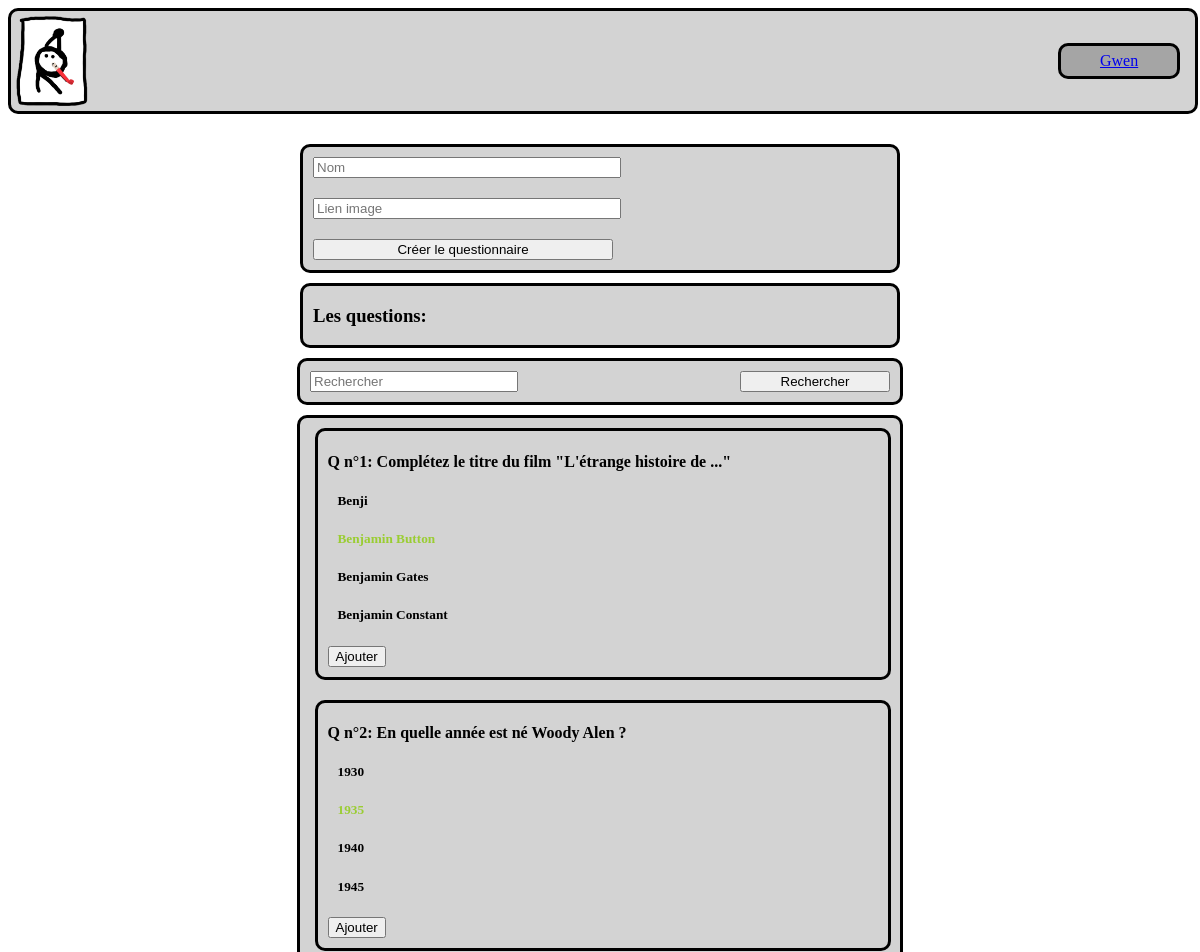
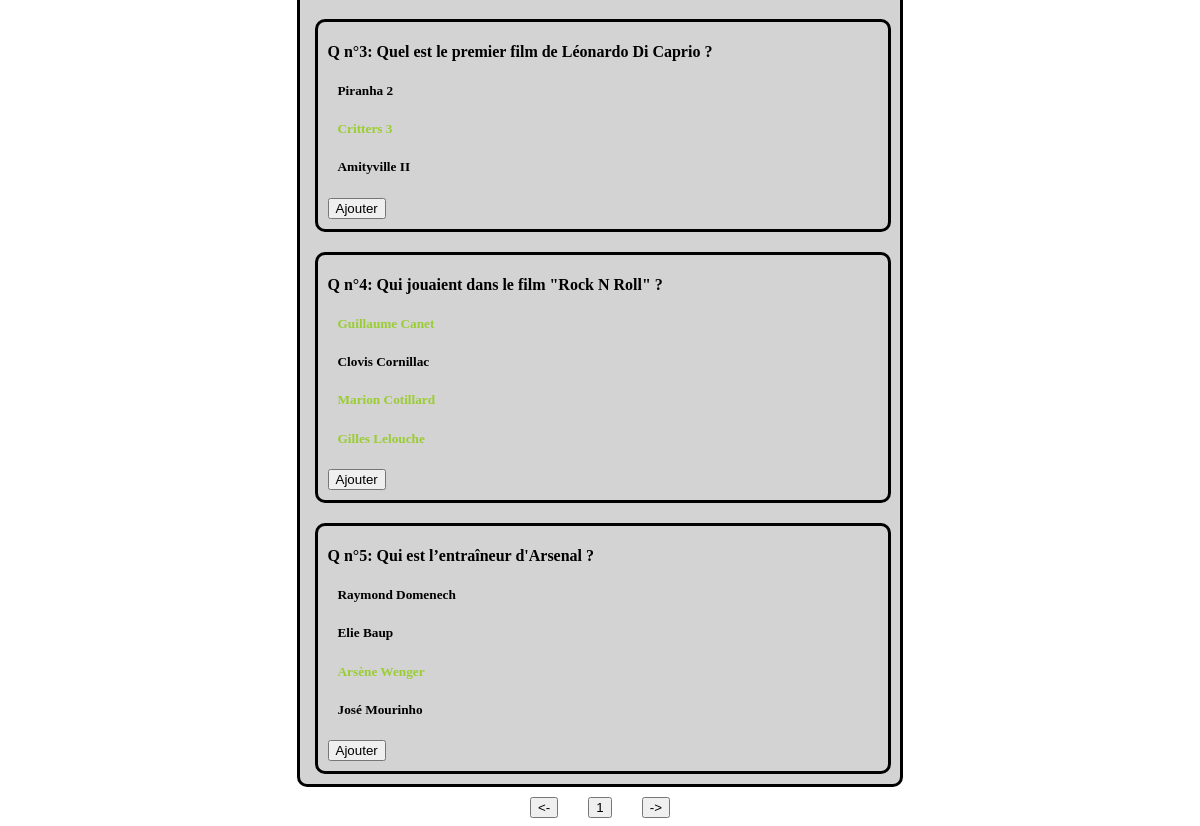
Page /PHP/creerQuestionnaire.php (signed in) on the committed database (2 pictures, top to bottom).
### tables this page shows
CREATE TABLE IF NOT EXISTS `question` (
  `idQuestion` int(11) NOT NULL AUTO_INCREMENT,
  `libelleQuestion` varchar(100) NOT NULL,
  `type` int(11) NOT NULL,
  `nbReponse` int(11) NOT NULL,
  `nbBonneReponse` int(11) NOT NULL,
  `cheminImgQuestion` varchar(255) DEFAULT NULL,
  PRIMARY KEY (`idQuestion`)
);

CREATE TABLE IF NOT EXISTS `questionreponse` (
  `idQuestion` int(11) NOT NULL,
  `idReponse` int(11) NOT NULL,
  `ordre` int(11) NOT NULL,
  `bonne` int(11) NOT NULL,
  PRIMARY KEY (`idQuestion`,`idReponse`),
  KEY `idReponse` (`idReponse`)
);

CREATE TABLE IF NOT EXISTS `reponse` (
  `idReponse` int(11) NOT NULL AUTO_INCREMENT,
  `valeur` text NOT NULL,
  `cheminImage` varchar(1000) NOT NULL DEFAULT '',
  PRIMARY KEY (`idReponse`)
);

### PHP/creerQuestionnaire.php (the view, shortened to what this page needs)
<!DOCTYPE html>
<html lang="fr">
<head>
    <link rel="stylesheet" href="../CSS/creerQuestionnaire.css">
</head>
<body>
    <?php
    include "./cnx.php";
    $pageAct = 1;
    $questions = $cnx->prepare("SELECT idQuestion, libelleQuestion, type, nbReponse, nbBonneReponse, cheminImgQuestion
                                FROM question
                                LIMIT 0, 5");
    $questions->execute();
    ?>
    <div id="head">
        <div id="divLogo">
            <a href="./accueil.php"><img id="imgLogo" src="../MEDIAS/logoContour.png"></a>
        </div>
        <div id="divProfil">
            <a href="./profil.php?idU=".<?php $_SESSION["idU"]?>><?php echo $_SESSION["loginU"]; ?></a>
        </div>
    </div>
    <div id="divCreerQuestionnaire">
        <form id="frmQuestionnaire" action="./creerQuestionnaire.php" method="get">
            <div id="divQuestionnaire">
                <input required class="inputQuestionnaire" type="text" name="nom" placeholder="Nom">
                <input required class="inputQuestionnaire" type="text" name="lienimage" placeholder="Lien image">
                <input class="inputQuestionnaire" type="submit" value="Créer le questionnaire">
            </div>
            <div id="divQuestionsQuestionnaire">
                <h3>Les questions: </h3>
            </div>
        </form>
        <div id="divRecherche">
            <input type="text" name="recherche" id="inputRecherche" placeholder="Rechercher">
            <input type="button" value="Rechercher" id="btnRecherche">
        </div>
        <div id="divQuestions">
            <?php
                foreach($questions->fetchAll(PDO::FETCH_ASSOC) as $ligne){
                    $reponses = $cnx->prepare("SELECT reponse.valeur, questionreponse.bonne
                                                FROM reponse, questionreponse
                                                WHERE questionreponse.idQuestion = :idQuestion
                                                AND questionreponse.idReponse = reponse.idReponse");
                    $reponses->bindValue(":idQuestion", $ligne["idQuestion"], PDO::PARAM_INT);
                    $reponses->execute();
                    echo "<div class='divQuestion'>";
                        echo "<h4>Q n°".$ligne["idQuestion"].": ".$ligne["libelleQuestion"]."</h4>";
                        foreach($reponses->fetchAll(PDO::FETCH_ASSOC) as $ligne2){
                            if($ligne2["bonne"] == 1){
                                $bonne = "class='bonne'";
                            }
                            else{
                                $bonne = "";
                            }
                            echo "<h5 ".$bonne.">".$ligne2["valeur"]."</h5>";
                        }
                        echo "<input id='".$ligne["idQuestion"]."' class='btn' type='button' value='Ajouter'>";
                    echo "</div>";
                }
            ?>
        </div>
        <div id="divBtnsPages">
            <input type="button" value="<-" id="btnPagePre">
            <input id="btnNb" type="button" value="<?php echo $pageAct; ?>">
            <input type="button" value="->" id="btnPageSui">
        </div>
    </div>
</body>
</html>

### CSS/creerQuestionnaire.css (style rules this page uses)
#head { display: flex; height: 100px; background-color: lightgray; width: 100%; align-items: center; border-radius: 10px; border: black solid; }
#divLogo { height: 90px; width: 90%; margin-left: 5px; }
#imgLogo { height: 90px; }
#divProfil { background-color: rgb(165, 165, 165); width: 10%; display: flex; flex-direction: row-reverse; align-items: center; justify-content: center; margin-right: 15px; height: 30px; border-radius: 10px; border: black solid; }
#divCreerQuestionnaire { display: flex; justify-content: center; width: 100%; flex-direction: column; align-items: center; }
#frmQuestionnaire { display: flex; flex-direction: column; width: 600px; margin-top: 30px; }
#divQuestionnaire { background-color: lightgray; border: black solid; border-radius: 10px; display: flex; flex-direction: column; }
.inputQuestionnaire { width: 300px; margin-left: 10px; margin-top: 10px; margin-bottom: 10px; }
#divQuestionsQuestionnaire,#divRecherche,#divQuestions { border: solid black; border-radius: 10px; display: flex; flex-direction: column; background-color: lightgray; min-height: 10px; overflow: auto; margin-top: 10px; }
#divRecherche { flex-direction: row; justify-content: space-between; }
#divRecherche,#divQuestions { width: 600px; }
#divQuestions { display: flex; align-items: center; min-height: 10px; overflow: auto; }
#inputRecherche { margin-top: 10px; margin-bottom: 10px; margin-left: 10px; width: 200px; }
#btnRecherche { margin-top: 10px; margin-bottom: 10px; margin-right: 10px; width: 150px; }
h3,h4 { margin-left: 10px; }
h5 { margin-left: 20px; }
.divQuestion { border: black solid; border-radius: 10px; width: 570px; margin-top: 10px; margin-bottom: 10px; margin-left: 5px; }
.bonne { color: yellowgreen; }
.btn { margin-left: 10px; margin-bottom: 10px; }
#divBtnsPages { display: flex; width: 200px; justify-content: space-evenly; margin-top: 10px; }

### rows in the picture
question: idQuestion "1", libelleQuestion "Complétez le titre du film \"L'étrange histoire de ...\""
questionreponse: idReponse.valeur "Benji"
questionreponse: idReponse.valeur "Benjamin Button"
questionreponse: idReponse.valeur "Benjamin Gates"
questionreponse: idReponse.valeur "Benjamin Constant"
question: idQuestion "2", libelleQuestion "En quelle année est né Woody Alen ?"
questionreponse: idReponse.valeur "1930"
questionreponse: idReponse.valeur "1935"
questionreponse: idReponse.valeur "1940"
questionreponse: idReponse.valeur "1945"
question: idQuestion "3", libelleQuestion "Quel est le premier film de Léonardo Di Caprio ?"
questionreponse: idReponse.valeur "Piranha 2"
questionreponse: idReponse.valeur "Critters 3"
questionreponse: idReponse.valeur "Amityville II"
question: idQuestion "4", libelleQuestion "Qui jouaient dans le film \"Rock N Roll\" ?"
questionreponse: idReponse.valeur "Guillaume Canet"
questionreponse: idReponse.valeur "Clovis Cornillac"
questionreponse: idReponse.valeur "Marion Cotillard"
questionreponse: idReponse.valeur "Gilles Lelouche"
question: idQuestion "5", libelleQuestion "Qui est l’entraîneur d'Arsenal ?"
questionreponse: idReponse.valeur "Raymond Domenech"
questionreponse: idReponse.valeur "Elie Baup"
questionreponse: idReponse.valeur "Arsène Wenger"
questionreponse: idReponse.valeur "José Mourinho"

### other values in the picture
$_SESSION["loginU"] "Gwen"
